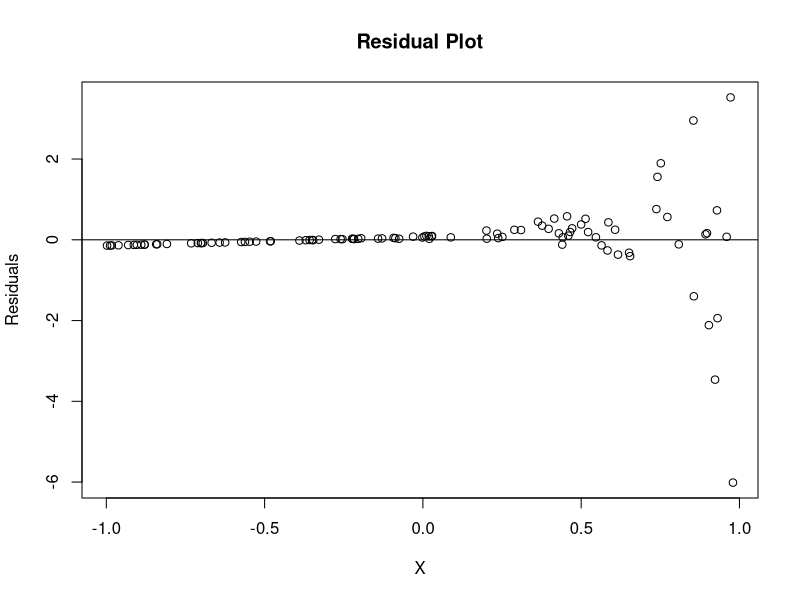
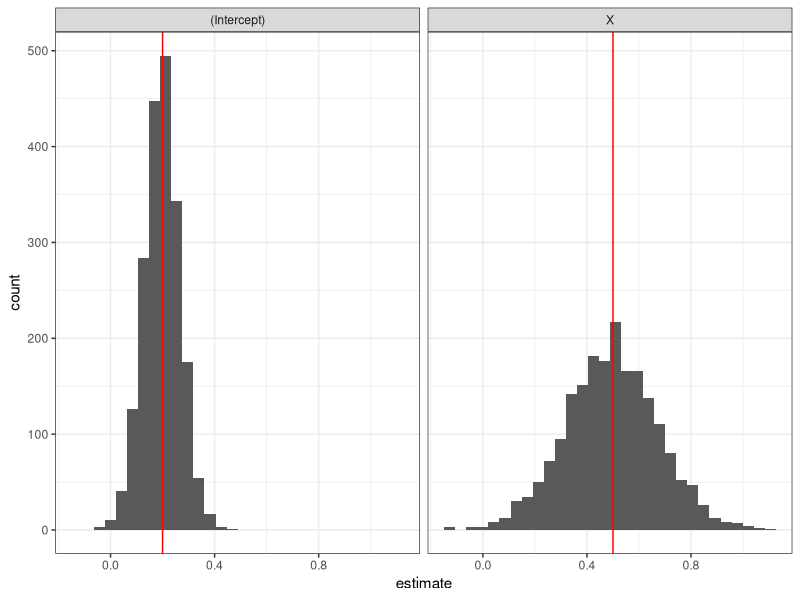
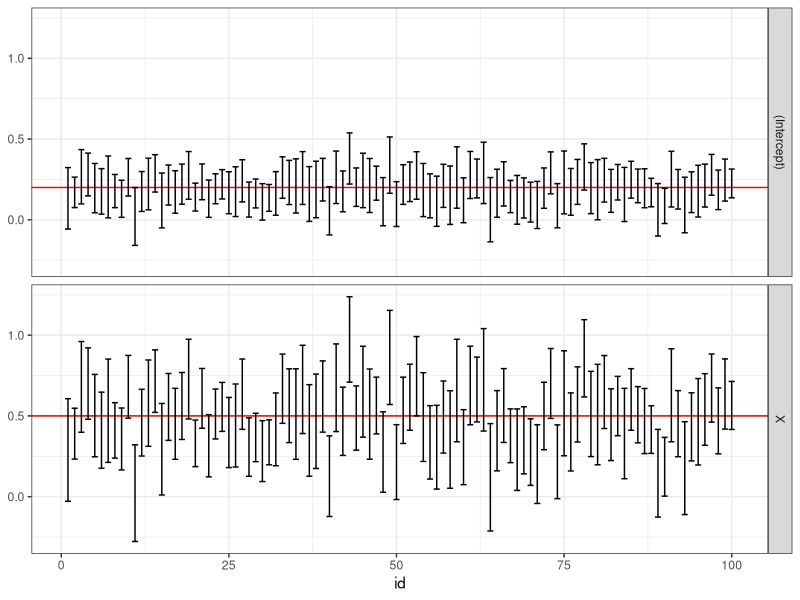

Here is the R script that generated these plots, in order:
## ---- chunk 1
suppressPackageStartupMessages({
  library(purrr)
  library(broom)
  library(tidyr)
  library(ggplot2)
  library(dplyr)
})

set.seed(12345) 
## ---- chunk 2
N <- 100L
set.seed(12345) 

# These are true population coefficients
b0 <- 0.2 
b1 <- 0.5

# These are values for lambda and gamma
lambda_h <- 50
gamma_h <- 5

df1 = data.frame(
                 X = runif(N,-1,1)) %>%
  mutate(e = rnorm(N,0,sqrt(((1/lambda_h)*exp(gamma_h*.$X))^2))) %>%
  mutate(Y= b0 + b1*X + e)

#Standard deviation of df$e
sd(df1$e)
## ---- chunk 3
lm_model = lm(Y~X, data = df1)
summary(lm_model)
confint(lm_model)

#for plotting residuals
Y.res = resid(lm_model)

plot(df1$X, Y.res, 
     ylab="Residuals", xlab="X", 
     main="Residual Plot") 
abline(0, 0)
## ---- chunk 4
set.seed(12345)

R <- 2000L

df3 = data.frame(X = rep(runif(N,-1,1), R),
                 id = rep(1:R, each=N)) %>%
  mutate(e = rnorm(N*R,0,sqrt(((1/lambda_h)*exp(gamma_h*.$X))^2))) %>%
  mutate(Y= b0 + b1*X + e)
## ---- chunk 5
df4 <- df3 %>%
  group_by(id) %>%
  nest() %>%
  mutate(estimated_model = map(data,~lm(Y~X,data=.))) %>%
  mutate(estimated_coef = map(estimated_model, ~tidy(.,conf.int=TRUE))) %>%
  unnest(estimated_coef)

head(df4)
## ---- chunk 6
# First, creates a data.frame with two rows for true values
true_df <- data.frame(term = c("(Intercept)","X"),
                      true_value = c(0.2, 0.5),
                      stringsAsFactors = FALSE # to remove the warning in join
                      )

p5 <- ggplot(df4) +
  geom_histogram(aes(estimate), bins=30) +
  geom_vline(aes(xintercept = true_value),
             color = "red",
             data = true_df) +
  facet_grid(~term) +
  theme_bw()

p5
## ---- chunk 7
df4 %>%
   group_by(term) %>%
   summarise(mean(estimate), sd(estimate))
 
## ---- chunk 8
df4 %>%
  inner_join(true_df, by="term") %>%
  group_by(term) %>%
  # does the conf int contain the true value?
  mutate(contains = ifelse(conf.low <= true_value & 
                             true_value <= conf.high,
                           1L, # yes
                           0L  # no
                           )) %>%
  # How often does it contain?
  summarise(mean(contains))
## ---- chunk 9
p8 <- ggplot(df4 %>% filter(id<=100)) + 
  geom_hline(aes(yintercept = true_value), 
             color = "red",
             data = true_df) + 
  geom_errorbar(aes(x=id, ymin=conf.low, ymax=conf.high)) +
  facet_grid(term~.) +
  theme_bw()

p8
